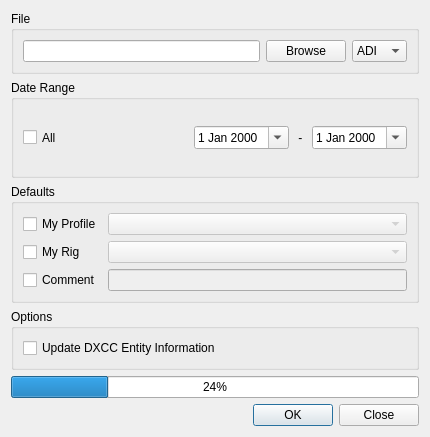
<?xml version="1.0" encoding="UTF-8"?>
<ui version="4.0">
 <class>ImportDialog</class>
 <widget class="QDialog" name="ImportDialog">
  <property name="geometry">
   <rect>
    <x>0</x>
    <y>0</y>
    <width>430</width>
    <height>437</height>
   </rect>
  </property>
  <property name="sizePolicy">
   <sizepolicy hsizetype="Fixed" vsizetype="Fixed">
    <horstretch>0</horstretch>
    <verstretch>0</verstretch>
   </sizepolicy>
  </property>
  <property name="windowTitle">
   <string>Import</string>
  </property>
  <property name="modal">
   <bool>true</bool>
  </property>
  <layout class="QGridLayout" name="gridLayout">
   <item row="4" column="0">
    <widget class="QProgressBar" name="progressBar">
     <property name="value">
      <number>24</number>
     </property>
    </widget>
   </item>
   <item row="1" column="0">
    <widget class="QGroupBox" name="groupBox">
     <property name="toolTip">
      <string>Import only QSOs from the given period</string>
     </property>
     <property name="title">
      <string>Date Range</string>
     </property>
     <layout class="QHBoxLayout" name="horizontalLayout_2">
      <item>
       <widget class="QCheckBox" name="allCheckBox">
        <property name="sizePolicy">
         <sizepolicy hsizetype="Minimum" vsizetype="Expanding">
          <horstretch>0</horstretch>
          <verstretch>0</verstretch>
         </sizepolicy>
        </property>
        <property name="text">
         <string>All</string>
        </property>
       </widget>
      </item>
      <item>
       <spacer name="horizontalSpacer">
        <property name="orientation">
         <enum>Qt::Horizontal</enum>
        </property>
        <property name="sizeHint" stdset="0">
         <size>
          <width>40</width>
          <height>20</height>
         </size>
        </property>
       </spacer>
      </item>
      <item>
       <widget class="QDateEdit" name="startDateEdit">
        <property name="sizePolicy">
         <sizepolicy hsizetype="Maximum" vsizetype="Fixed">
          <horstretch>0</horstretch>
          <verstretch>0</verstretch>
         </sizepolicy>
        </property>
        <property name="focusPolicy">
         <enum>Qt::ClickFocus</enum>
        </property>
        <property name="calendarPopup">
         <bool>true</bool>
        </property>
       </widget>
      </item>
      <item>
       <widget class="QLabel" name="endDateLabel">
        <property name="text">
         <string notr="true"> - </string>
        </property>
       </widget>
      </item>
      <item>
       <widget class="QDateEdit" name="endDateEdit">
        <property name="sizePolicy">
         <sizepolicy hsizetype="Maximum" vsizetype="Fixed">
          <horstretch>0</horstretch>
          <verstretch>0</verstretch>
         </sizepolicy>
        </property>
        <property name="focusPolicy">
         <enum>Qt::ClickFocus</enum>
        </property>
        <property name="calendarPopup">
         <bool>true</bool>
        </property>
       </widget>
      </item>
     </layout>
    </widget>
   </item>
   <item row="7" column="0">
    <layout class="QHBoxLayout" name="horizontalLayout">
     <item>
      <widget class="QDialogButtonBox" name="buttonBox">
       <property name="standardButtons">
        <set>QDialogButtonBox::Close|QDialogButtonBox::Ok</set>
       </property>
       <property name="centerButtons">
        <bool>false</bool>
       </property>
      </widget>
     </item>
    </layout>
   </item>
   <item row="0" column="0">
    <widget class="QGroupBox" name="groupBox_3">
     <property name="title">
      <string>File</string>
     </property>
     <layout class="QGridLayout" name="gridLayout_4">
      <item row="0" column="2">
       <widget class="QComboBox" name="typeSelect">
        <property name="sizePolicy">
         <sizepolicy hsizetype="Maximum" vsizetype="Fixed">
          <horstretch>0</horstretch>
          <verstretch>0</verstretch>
         </sizepolicy>
        </property>
        <item>
         <property name="text">
          <string notr="true">ADI</string>
         </property>
        </item>
        <item>
         <property name="text">
          <string>ADX</string>
         </property>
        </item>
       </widget>
      </item>
      <item row="0" column="0">
       <widget class="QLineEdit" name="fileEdit">
        <property name="focusPolicy">
         <enum>Qt::ClickFocus</enum>
        </property>
        <property name="readOnly">
         <bool>true</bool>
        </property>
       </widget>
      </item>
      <item row="0" column="1">
       <widget class="QPushButton" name="browseButton">
        <property name="text">
         <string>Browse</string>
        </property>
        <property name="icon">
         <iconset theme="folder-open">
          <normaloff>.</normaloff>.</iconset>
        </property>
       </widget>
      </item>
     </layout>
    </widget>
   </item>
   <item row="3" column="0">
    <widget class="QGroupBox" name="groupBox_4">
     <property name="title">
      <string>Options</string>
     </property>
     <layout class="QVBoxLayout" name="verticalLayout">
      <item>
       <widget class="QCheckBox" name="updateDxccCheckBox">
        <property name="toolTip">
         <string>Recalculate DXCC Entity Information (DXCC, Country name, Continent etc.)</string>
        </property>
        <property name="text">
         <string>Update DXCC Entity Information</string>
        </property>
       </widget>
      </item>
     </layout>
    </widget>
   </item>
   <item row="2" column="0">
    <widget class="QGroupBox" name="groupBox_2">
     <property name="toolTip">
      <string>The values are used when an input record does not contain the ADIF value</string>
     </property>
     <property name="title">
      <string>Defaults</string>
     </property>
     <layout class="QFormLayout" name="formLayout">
      <item row="0" column="0">
       <widget class="QCheckBox" name="profileCheckBox">
        <property name="sizePolicy">
         <sizepolicy hsizetype="Minimum" vsizetype="Expanding">
          <horstretch>0</horstretch>
          <verstretch>0</verstretch>
         </sizepolicy>
        </property>
        <property name="text">
         <string>My Profile</string>
        </property>
        <property name="checked">
         <bool>false</bool>
        </property>
       </widget>
      </item>
      <item row="1" column="0">
       <widget class="QCheckBox" name="rigCheckBox">
        <property name="sizePolicy">
         <sizepolicy hsizetype="Minimum" vsizetype="Expanding">
          <horstretch>0</horstretch>
          <verstretch>0</verstretch>
         </sizepolicy>
        </property>
        <property name="text">
         <string>My Rig</string>
        </property>
       </widget>
      </item>
      <item row="1" column="1">
       <widget class="QComboBox" name="rigSelect">
        <property name="enabled">
         <bool>false</bool>
        </property>
        <property name="sizePolicy">
         <sizepolicy hsizetype="Expanding" vsizetype="Fixed">
          <horstretch>0</horstretch>
          <verstretch>0</verstretch>
         </sizepolicy>
        </property>
        <property name="toolTip">
         <string/>
        </property>
       </widget>
      </item>
      <item row="2" column="0">
       <widget class="QCheckBox" name="commentCheckBox">
        <property name="sizePolicy">
         <sizepolicy hsizetype="Minimum" vsizetype="Expanding">
          <horstretch>0</horstretch>
          <verstretch>0</verstretch>
         </sizepolicy>
        </property>
        <property name="text">
         <string>Comment</string>
        </property>
       </widget>
      </item>
      <item row="2" column="1">
       <widget class="QLineEdit" name="commentEdit">
        <property name="enabled">
         <bool>false</bool>
        </property>
        <property name="sizePolicy">
         <sizepolicy hsizetype="Expanding" vsizetype="Fixed">
          <horstretch>0</horstretch>
          <verstretch>0</verstretch>
         </sizepolicy>
        </property>
        <property name="toolTip">
         <string/>
        </property>
       </widget>
      </item>
      <item row="0" column="1">
       <widget class="QComboBox" name="profileSelect">
        <property name="enabled">
         <bool>false</bool>
        </property>
       </widget>
      </item>
     </layout>
    </widget>
   </item>
  </layout>
 </widget>
 <tabstops>
  <tabstop>browseButton</tabstop>
  <tabstop>typeSelect</tabstop>
  <tabstop>profileCheckBox</tabstop>
  <tabstop>rigCheckBox</tabstop>
  <tabstop>rigSelect</tabstop>
  <tabstop>commentCheckBox</tabstop>
  <tabstop>commentEdit</tabstop>
  <tabstop>startDateEdit</tabstop>
  <tabstop>endDateEdit</tabstop>
  <tabstop>fileEdit</tabstop>
 </tabstops>
 <resources/>
 <connections>
  <connection>
   <sender>buttonBox</sender>
   <signal>accepted()</signal>
   <receiver>ImportDialog</receiver>
   <slot>runImport()</slot>
   <hints>
    <hint type="sourcelabel">
     <x>248</x>
     <y>254</y>
    </hint>
    <hint type="destinationlabel">
     <x>157</x>
     <y>274</y>
    </hint>
   </hints>
  </connection>
  <connection>
   <sender>buttonBox</sender>
   <signal>rejected()</signal>
   <receiver>ImportDialog</receiver>
   <slot>reject()</slot>
   <hints>
    <hint type="sourcelabel">
     <x>316</x>
     <y>260</y>
    </hint>
    <hint type="destinationlabel">
     <x>286</x>
     <y>274</y>
    </hint>
   </hints>
  </connection>
  <connection>
   <sender>allCheckBox</sender>
   <signal>stateChanged(int)</signal>
   <receiver>ImportDialog</receiver>
   <slot>toggleAll()</slot>
   <hints>
    <hint type="sourcelabel">
     <x>106</x>
     <y>125</y>
    </hint>
    <hint type="destinationlabel">
     <x>155</x>
     <y>102</y>
    </hint>
   </hints>
  </connection>
  <connection>
   <sender>browseButton</sender>
   <signal>clicked()</signal>
   <receiver>ImportDialog</receiver>
   <slot>browse()</slot>
   <hints>
    <hint type="sourcelabel">
     <x>216</x>
     <y>21</y>
    </hint>
    <hint type="destinationlabel">
     <x>155</x>
     <y>102</y>
    </hint>
   </hints>
  </connection>
  <connection>
   <sender>profileCheckBox</sender>
   <signal>stateChanged(int)</signal>
   <receiver>ImportDialog</receiver>
   <slot>toggleMyProfile()</slot>
   <hints>
    <hint type="sourcelabel">
     <x>59</x>
     <y>303</y>
    </hint>
    <hint type="destinationlabel">
     <x>239</x>
     <y>279</y>
    </hint>
   </hints>
  </connection>
  <connection>
   <sender>rigSelect</sender>
   <signal>currentTextChanged(QString)</signal>
   <receiver>ImportDialog</receiver>
   <slot>rigProfileTextChanged(QString)</slot>
   <hints>
    <hint type="sourcelabel">
     <x>256</x>
     <y>235</y>
    </hint>
    <hint type="destinationlabel">
     <x>206</x>
     <y>218</y>
    </hint>
   </hints>
  </connection>
  <connection>
   <sender>rigCheckBox</sender>
   <signal>stateChanged(int)</signal>
   <receiver>ImportDialog</receiver>
   <slot>toggleMyRig()</slot>
   <hints>
    <hint type="sourcelabel">
     <x>56</x>
     <y>341</y>
    </hint>
    <hint type="destinationlabel">
     <x>239</x>
     <y>279</y>
    </hint>
   </hints>
  </connection>
  <connection>
   <sender>profileSelect</sender>
   <signal>currentTextChanged(QString)</signal>
   <receiver>ImportDialog</receiver>
   <slot>stationProfileTextChanged(QString)</slot>
   <hints>
    <hint type="sourcelabel">
     <x>256</x>
     <y>204</y>
    </hint>
    <hint type="destinationlabel">
     <x>206</x>
     <y>218</y>
    </hint>
   </hints>
  </connection>
  <connection>
   <sender>commentCheckBox</sender>
   <signal>stateChanged(int)</signal>
   <receiver>ImportDialog</receiver>
   <slot>toggleComment()</slot>
   <hints>
    <hint type="sourcelabel">
     <x>66</x>
     <y>379</y>
    </hint>
    <hint type="destinationlabel">
     <x>239</x>
     <y>279</y>
    </hint>
   </hints>
  </connection>
 </connections>
 <slots>
  <slot>browse()</slot>
  <slot>toggleAll()</slot>
  <slot>runImport()</slot>
  <slot>toggleMyProfile()</slot>
  <slot>toggleMyRig()</slot>
  <slot>toggleComment()</slot>
  <slot>adjustLocatorTextColor()</slot>
  <slot>stationProfileTextChanged(QString)</slot>
  <slot>rigProfileTextChanged(QString)</slot>
 </slots>
</ui>
